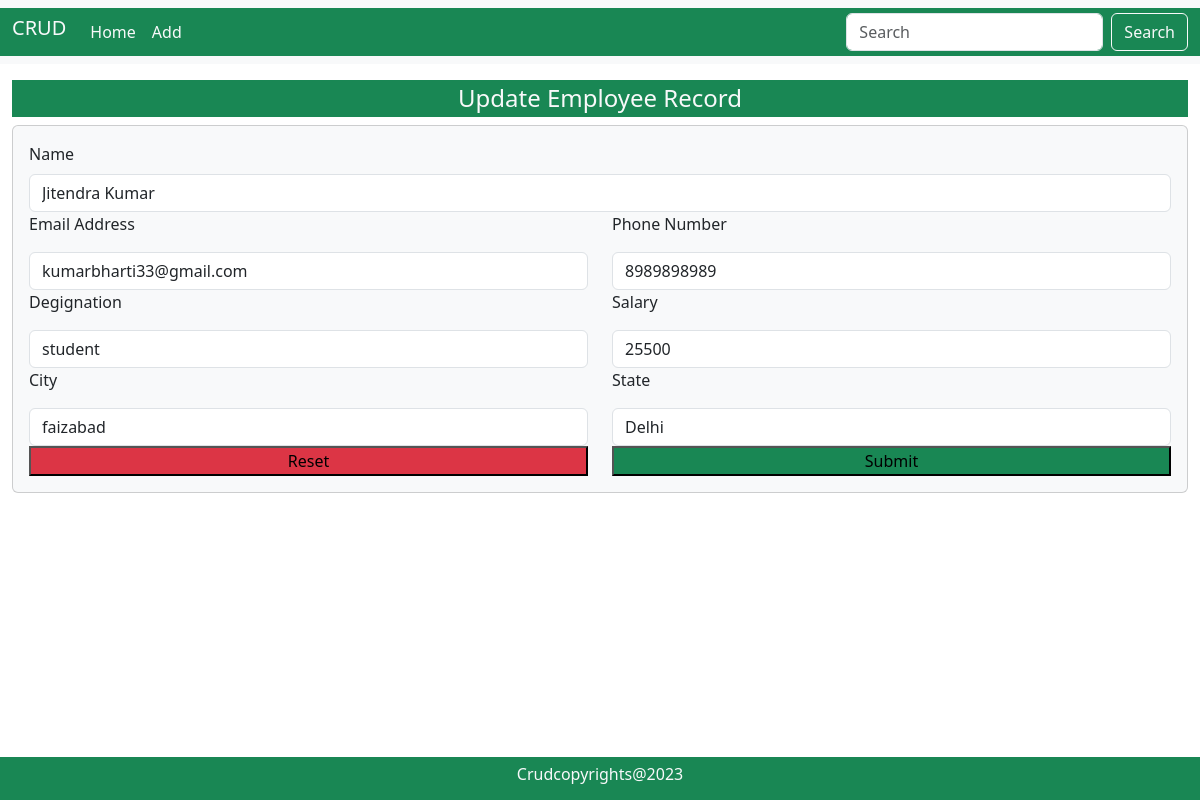
The app's page /update/1/ with its own data.
### mainApp/models.py (models this page shows, shortened)
class Employee(models.Model):
    id=models.AutoField(primary_key=True)
    name=models.CharField(max_length=20)
    email=models.EmailField(max_length=30)
    phone=models.CharField(max_length=12)
    dsg=models.CharField(max_length=20)
    salary=models.IntegerField()
    city=models.CharField(max_length=25,default="",null=True, blank=True)
    state=models.CharField(max_length=25,default="",null=True, blank=True)
    """
    In MySQL Database Querry

        create table Employee(
        id int auto_increment primary key,
        name varchar(30) not null,
        email varchar(30) not null,
        phone int not null,
        dsg varchar(12) not null,
        salary int not null,
        city varchar(20),
        state varchar(20)


        )
    """

### mainApp/views.py (the view, shortened to what this page needs)
# urls.py: path('update/<int:num>/',views.updatePage),
def updatePage(Request,num):
    data =  Employee.objects.get(id=num)
    if(data):
        return render(Request,"update.html",{'data':data})
    return HttpResponseRedirect("/")

### mainApp/templates/update.html (shortened to what this page needs)
{% extends 'index.html' %}
{% load static %}
{% block body %}
    <div class="container-fluid my-3">
        <h4 class="bg-success text-light text-center p-1">Update Employee Record</h4>
        <div class="card p-3 bg-light">
            <form action="" method="post">
                <div>
                    <label class="mb-2">Name</label>
                    <input type="text" name="name" value="{{data.name}}" required placeholder="Enter Full Name" class="form-control">
                </div>
                <div class="row">
                    <div class="col-md-6">
                        <label class="mb-3">Email Address</label>
                        <input type="email" name="email" value="{{data.email}}" required placeholder="Enter Email Address" class="form-control">
                    </div>
                    <div class="col-md-6">
                        <label class="mb-3">Phone Number</label>
                        <input type="text" name="phone" value="{{data.phone}}" required placeholder="Enter Phone Number" class="form-control">
                        </div>
                </div>
                <div class="row">
                    <div class="col-md-6">
                        <label class="mb-3">Degignation</label>
                        <input type="text" name="dsg" value="{{data.dsg}}" required placeholder="Enter Degignation" class="form-control">
                    </div>
                    <div class="col-md-6">
                        <label class="mb-3">Salary</label>
                        <input type="text" name="salary" value="{{data.salary}}" required placeholder="Enter Salary" class="form-control">
                        </div>
                </div>
                <div class="row">
                    <div class="col-md-6">
                        <label class="mb-3">City</label>
                        <input type="text" name="city" value="{{data.city}}" placeholder="Enter City" class="form-control">
                    </div>
                    <div class="col-md-6">
                        <label class="mb-3">State</label>
                        <input type="text" name="state" value="{{data.state}}" placeholder="Enter State" class="form-control">
                    </div>
                </div>
                <div class="row">
                    <div class="col-md-6">
                        <button type="reset" class="bg-danger w-100">Reset</button>
                    </div>
                    <div class="col-md-6">
                        <button type="submit" class="bg-success w-100">Submit</button>
                    </div>
                </div>
            </form>
        </div>
    </div>
{% endblock %}

### records on screen
Employee: name "Jitendra Kumar", email "kumarbharti33@gmail.com", phone "8989898989", dsg "student", salary "25500", city "faizabad", state "Delhi"
